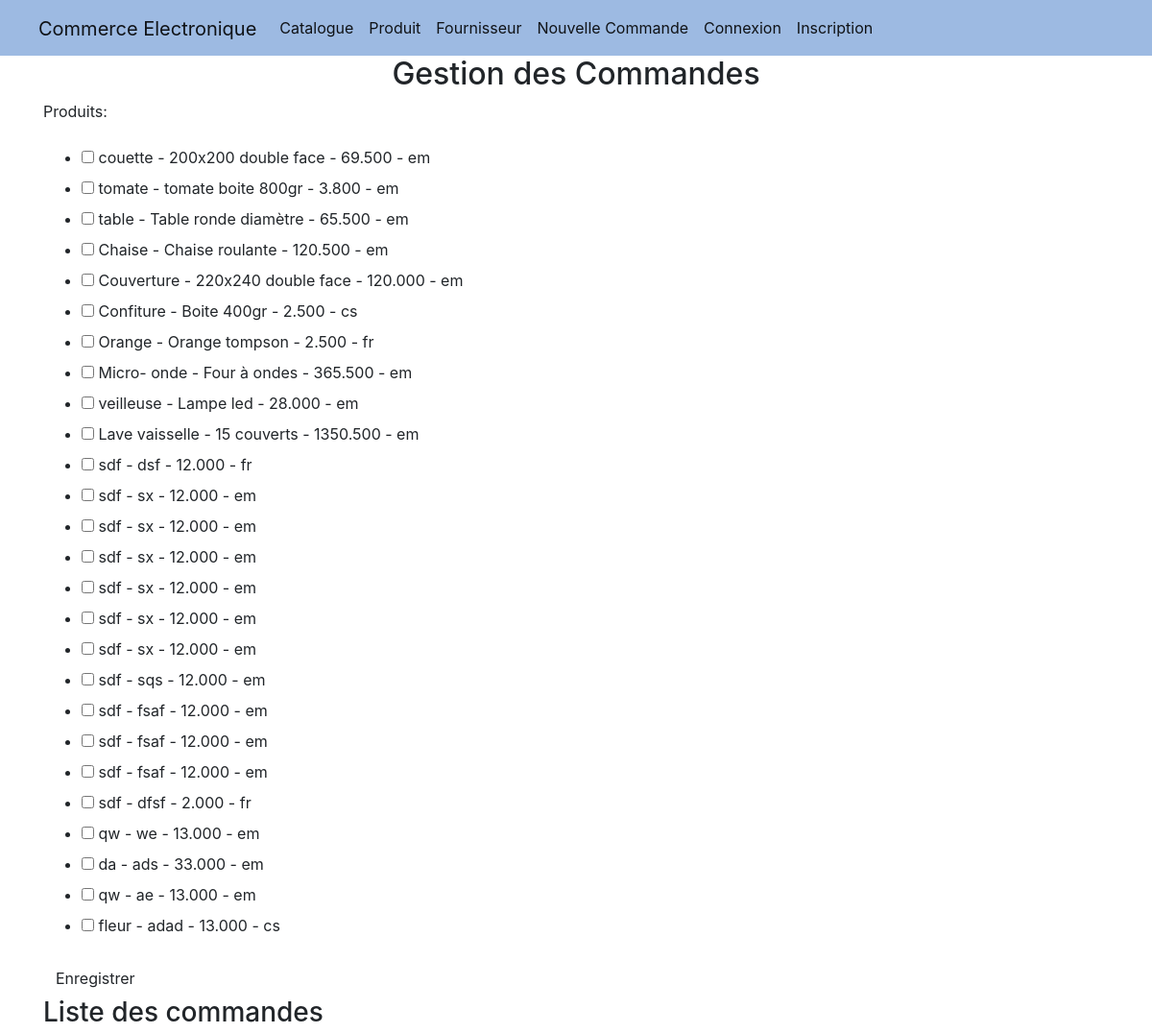
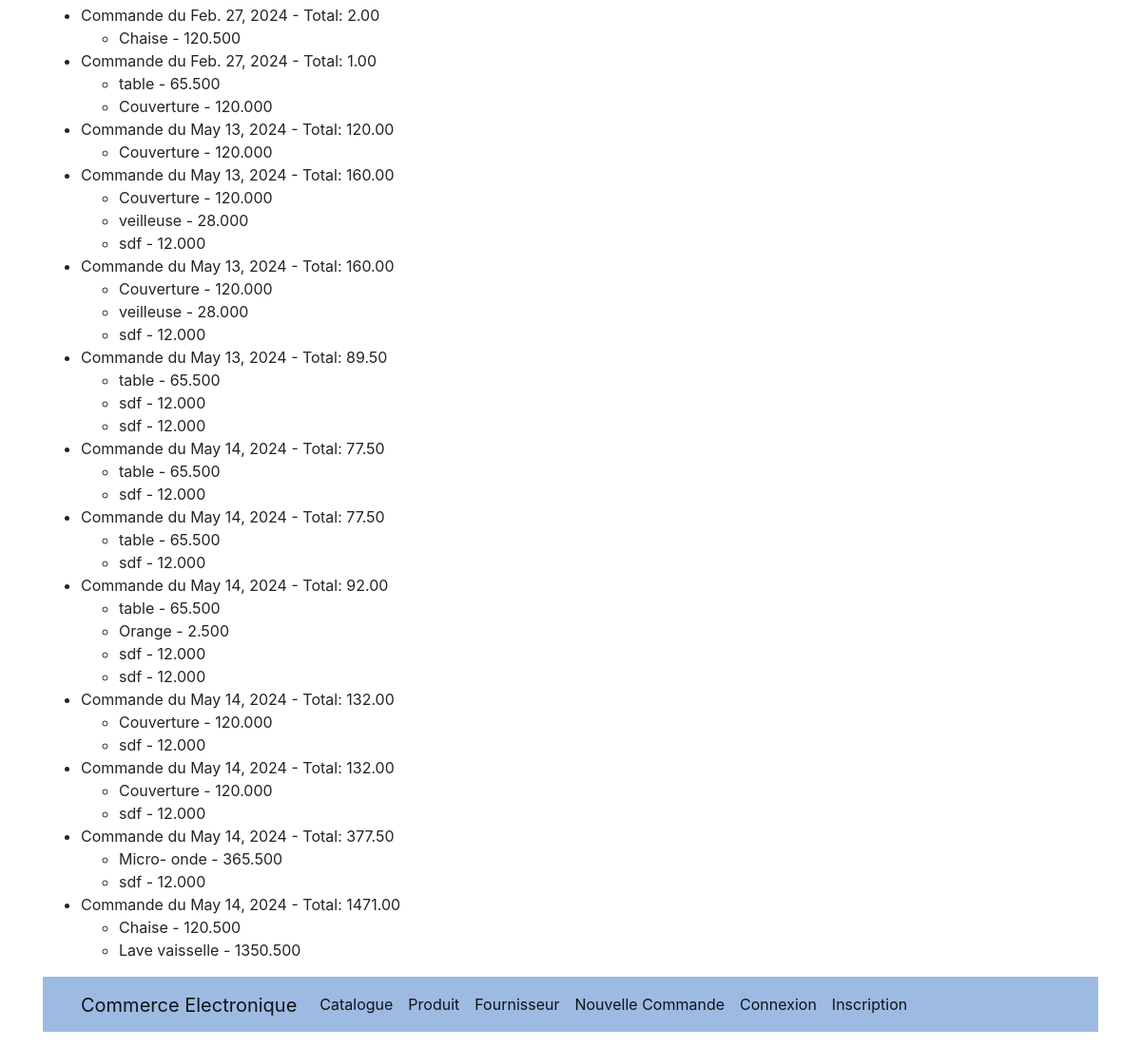
Page /magasin/nouvelleCommande/ on the committed database (2 pictures, top to bottom).
### magasin/models.py (models this page shows, shortened)
class Commande(models.Model):
    dateCde = models.DateField(null=True, default=date.today)
    produits = models.ManyToManyField('Produit', related_name="commandes")
    totalCde = models.DecimalField(max_digits=10, decimal_places=2, editable=False, default=0)

class Produit(models.Model):
    type_choices = [("fr", "frais"), ("cs", "conserver"), ("em", "emballé")]
    libelle = models.CharField(max_length=100)
    description = models.TextField()
    prix = models.DecimalField(max_digits=10, decimal_places=3)
    type = models.CharField(max_length=2, choices=type_choices, default="em")
    Img = models.ImageField(blank=True)
    categorie = models.ForeignKey(Categorie, on_delete=models.CASCADE, null=True)
    fournisseur = models.ForeignKey(Fournisseur, on_delete=models.CASCADE, null=True)
    active = models.BooleanField(default=True)
    def __str__(self):
        return f"{self.libelle} - {self.description} - {self.prix} - {self.type}"

### magasin/views.py (the view)
# urls.py: path('nouvelleCommande/', manage_commande, name='manage_commande'),
def manage_commande(request):
    if request.method == 'POST':
        form = CommandeForm(request.POST)
        if form.is_valid():
            cde = form.save()  # Save the new order and get the instance
            messages.success(request, 'New order created successfully.')
        else:
            messages.error(request, 'Failed to create the order.')
    else:
        form = CommandeForm()
        cde = None
    commandes = Commande.objects.all()  # Fetch all orders irrespective of the form submission
    return render(request, 'magasin/nouvelleCommande.html', {
        'form': form,
        'cde': cde,
        'commandes': commandes  # Always pass the orders list
    })

### magasin/forms.py
class CommandeForm(forms.ModelForm):
    class Meta:
        model = Commande
        fields = ['produits']
    def __init__(self, *args, **kwargs):
        super(CommandeForm, self).__init__(*args, **kwargs)
        self.fields['produits'].widget = forms.CheckboxSelectMultiple()
        self.fields['produits'].queryset = Produit.objects.filter(active=True)

### magasin/templates/magasin/nouvelleCommande.html (shortened to what this page needs)
{% extends 'magasin/base.html' %}
{% block content %}
<div class="col-md-12 text-center">
    <h2>Gestion des Commandes</h2>
</div>
<form method="POST" class="post-form" enctype="multipart/form-data">
    {{ form.as_p }}
    <button type="submit" class="btn btn-default">Enregistrer</button>
</form>
<div class="commande-list">
    <h3>Liste des commandes</h3>
    <ul>
        {% for commande in commandes %}
        <li>
            Commande du {{ commande.dateCde }} - Total: {{ commande.totalCde }}
            <ul>
                {% for produit in commande.produits.all %}
                <li>{{ produit.libelle }} - {{ produit.prix }}</li>
                {% endfor %}
            </ul>
        </li>
        {% empty %}
        <li>Aucune commande disponible.</li>
        {% endfor %}
    </ul>
</div>
{% include 'magasin/mesProduits.html' %}
{% endblock %}

### rows in the picture
Commande: dateCde "Feb. 27, 2024", totalCde "2.00"
Produit: libelle "Chaise", prix "120.500"
Commande: dateCde "Feb. 27, 2024", totalCde "1.00"
Produit: libelle "table", prix "65.500"
Produit: libelle "Couverture", prix "120.000"
Commande: dateCde "May 13, 2024", totalCde "120.00"
Commande: dateCde "May 13, 2024", totalCde "160.00"
Produit: libelle "veilleuse", prix "28.000"
Produit: libelle "sdf", prix "12.000"
Commande: dateCde "May 13, 2024", totalCde "160.00"
Commande: dateCde "May 13, 2024", totalCde "89.50"
Produit: libelle "sdf", prix "12.000"
Produit: libelle "sdf", prix "12.000"
Commande: dateCde "May 14, 2024", totalCde "77.50"
Produit: libelle "sdf", prix "12.000"
Commande: dateCde "May 14, 2024", totalCde "77.50"
Commande: dateCde "May 14, 2024", totalCde "92.00"
Produit: libelle "Orange", prix "2.500"
Produit: libelle "sdf", prix "12.000"
Commande: dateCde "May 14, 2024", totalCde "132.00"
Commande: dateCde "May 14, 2024", totalCde "132.00"
Commande: dateCde "May 14, 2024", totalCde "377.50"
Produit: libelle "Micro- onde", prix "365.500"
Commande: dateCde "May 14, 2024", totalCde "1471.00"
Produit: libelle "Lave vaisselle", prix "1350.500"
